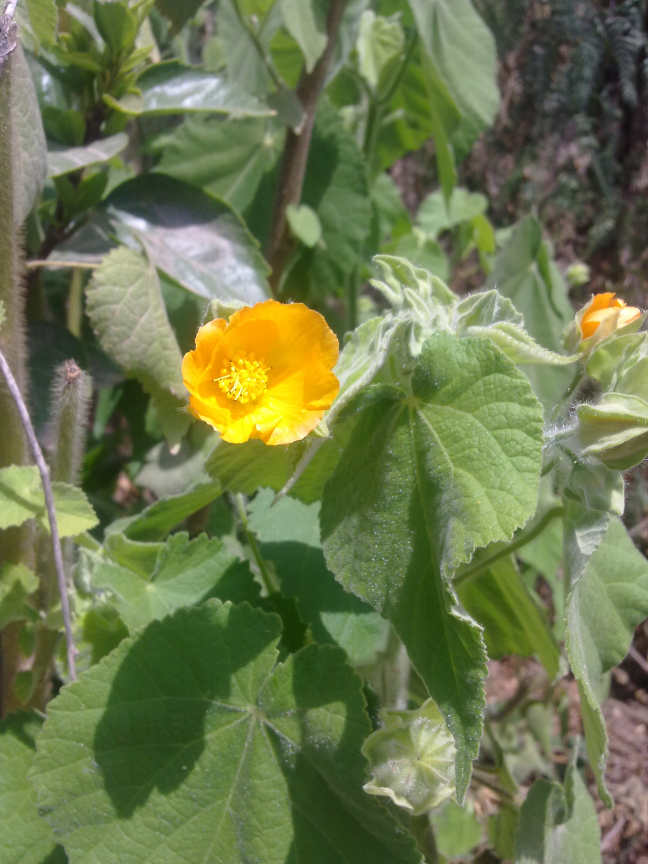
#> input picture 1/Bases de données photos Dr Taleb/Abutilon theophrasti L/Abutilon theophrastii (Photo 3).jpg, 1944 x 2592 px (shown at 1/3 size)
$ python -i preprocess_background.py   (imports and definitions only)
#> lines starting #> are read from the running program, lines starting #| are printed output that depends on the picture; after the words box and inside, x2 and y2 are one past the last pixel; in counts of white or black regions, pixels touching at a corner belong together
#> further down, picture is the input picture: shape (2592, 1944, 3); mean B, G, R 77.5, 119.7, 108.6
import argparse
import json
from pathlib import Path

import cv2
import numpy as np
import pandas as pd
from PIL import Image


# [4 lines left out: function safe_name, not called in this run]


def grabcut_mask(rgb, work_size=384):
#> called with work_size = 384
    h, w = rgb.shape[:2]
#> h = 2592; w = 1944
    if min(h, w) < 20:
        return np.ones((h, w), dtype=np.uint8)

    scale = min(1.0, float(work_size) / max(h, w))
#> scale = 0.148
    small = cv2.resize(rgb, (int(w * scale), int(h * scale)), interpolation=cv2.INTER_AREA) if scale < 1 else rgb.copy()
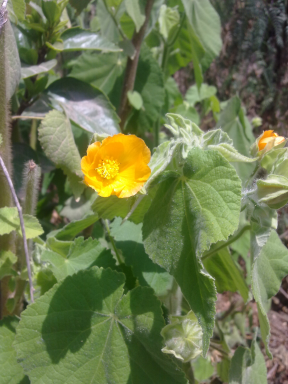
#> small: shape (384, 288, 3); mean B, G, R 77.5, 119.7, 108.6
    sh, sw = small.shape[:2]
#> sh = 384; sw = 288

    mask = np.zeros((sh, sw), np.uint8)
    margin_x = max(2, int(sw * 0.04))
#> margin_x = 11
    margin_y = max(2, int(sh * 0.04))
#> margin_y = 15
    rect = (margin_x, margin_y, max(1, sw - 2 * margin_x), max(1, sh - 2 * margin_y))
#> rect = (11, 15, 266, 354)

    bgd_model = np.zeros((1, 65), np.float64)
    fgd_model = np.zeros((1, 65), np.float64)
    try:
        cv2.grabCut(small, mask, rect, bgd_model, fgd_model, 2, cv2.GC_INIT_WITH_RECT)
        mask = np.where((mask == cv2.GC_FGD) | (mask == cv2.GC_PR_FGD), 1, 0).astype(np.uint8)
    except Exception:
        mask = np.ones((sh, sw), dtype=np.uint8)

    if scale < 1:
        mask = cv2.resize(mask, (w, h), interpolation=cv2.INTER_NEAREST)

    # Keep the largest connected foreground component plus nearby fine details.
    num_labels, labels, stats, _ = cv2.connectedComponentsWithStats(mask, connectivity=8)
#> num_labels = 3
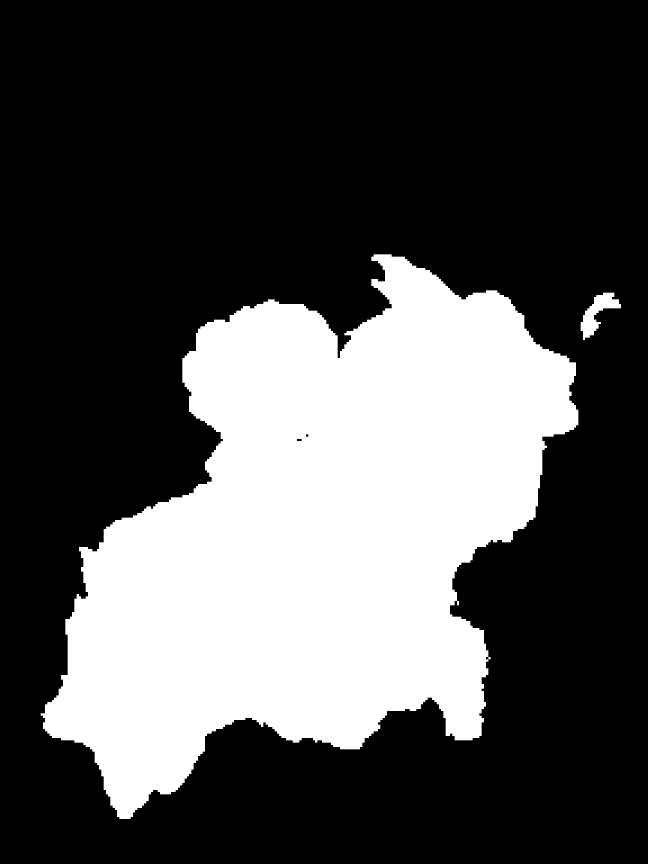
#> mask: shape (2592, 1944) (shown at 1/3 size); values 0 (black) and 1 (white), 30.6% white; 2 white regions, box (x1, y1, x2, y2) and area: (122, 763, 1735, 2457) 1534552, (1742, 878, 1863, 1020) 6794
    if num_labels > 1:
        areas = stats[1:, cv2.CC_STAT_AREA]
#> areas = [1534552, 6794]
        largest = 1 + int(np.argmax(areas))
#> largest = 1
        largest_area = areas.max()
        keep = labels == largest
        for label_id in range(1, num_labels):
            if stats[label_id, cv2.CC_STAT_AREA] >= max(50, 0.08 * largest_area):
                keep |= labels == label_id
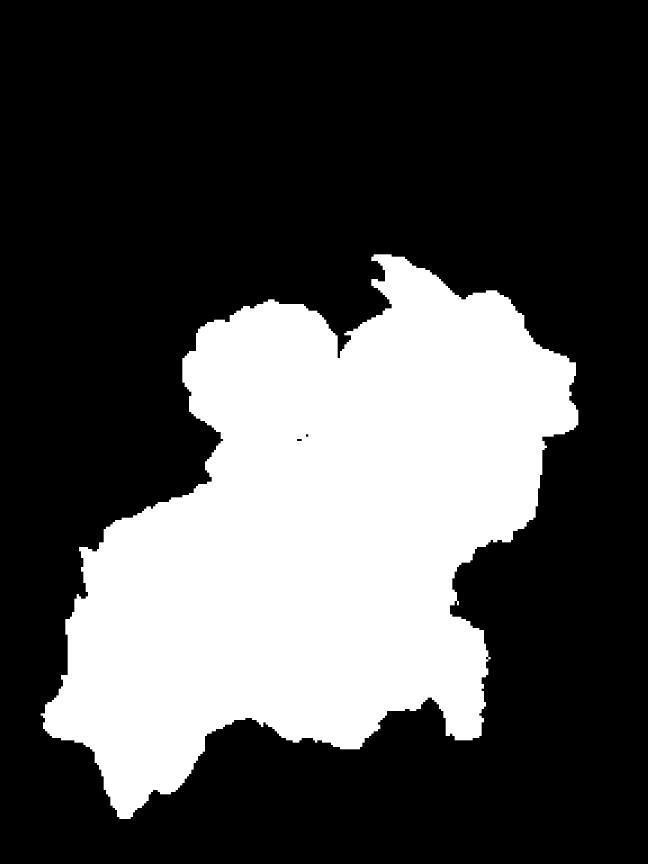
#> keep: shape (2592, 1944) bool (shown at 1/3 size); 30.5% white; 1 white region, box (x1, y1, x2, y2) and area: (122, 763, 1735, 2457) 1534552
        mask = keep.astype(np.uint8)

    kernel = np.ones((5, 5), np.uint8)
    mask = cv2.morphologyEx(mask, cv2.MORPH_CLOSE, kernel, iterations=1)
    mask = cv2.morphologyEx(mask, cv2.MORPH_OPEN, kernel, iterations=1)
    return mask


# [100 lines left out: functions bbox_from_mask, resize_max_side, process_image, main, not called in this run]


# [2 lines not run here, left out]

>>> import cv2
>>> picture = cv2.imread('Bases de données photos Dr Taleb/Abutilon theophrasti L/Abutilon theophrastii (Photo 3).jpg')
>>> result = grabcut_mask(picture)
